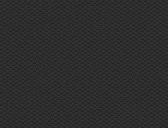
#> input picture images/pattern.png, 168 x 128 px
$ python cement-manual-loops.py ../images/pattern.png ../images/sprite_download.png out.png   (older library calls are emulated)
#> lines starting #> are read from the running program, lines starting #| are printed output that depends on the picture
#!/usr/local/bin/python

import numpy as np
from numpy import *
import cv2
from sys import argv

def cement(image0, image1):
	#height = len(image0)
	#width = len(image0[0])
	#assert image0 is not None and image1 is not None
	#assert len(image1) == height and len(image1[0]) == width
	#image = []

	image0 = array(image0,np.float) ** 2
	image1 = array(image1,np.float) ** 2
	image = sqrt(image0 + image1)


# [12 lines of commented-out code are left out]
	return array(image,dtype=np.uint8)
if __name__ == '__main__':
	i = cement(cv2.imread(argv[1]),cv2.imread(argv[2]))
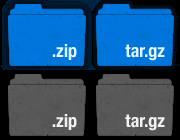
#> input picture images/sprite_download.png, 180 x 140 px
#> in cement, `image0 = array(image0,np.float) ** 2`:
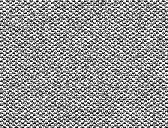
#> image0: shape (128, 168, 3) float64; min 1225, max 2601, mean 2035.9; drawn with min black and max white
#> in cement, `image1 = array(image1,np.float) ** 2`:
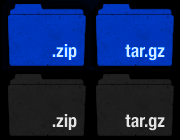
#> image1: shape (140, 180, 3) float64; mean of channels 0, 1, 2 20563.9, 8898.3, 4056.9; drawn with min black and max white
#> (the run stopped early here; a loop or call above may not have finished)
